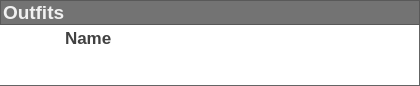
<?xml version="1.0" encoding="UTF-8"?>
<ui version="4.0">
 <class>RocketAvatarWidget</class>
 <widget class="QWidget" name="RocketAvatarWidget">
  <property name="geometry">
   <rect>
    <x>0</x>
    <y>0</y>
    <width>420</width>
    <height>86</height>
   </rect>
  </property>
  <property name="styleSheet">
   <string notr="true">QWidget#RocketAvatarWidget {
	background-color: transparent;
}

QLabel#labelSubtitle {
	font-family: &quot;Arial&quot;;
	font-size: 12px;
	color: rgb(115, 115, 115);
	font-weight: bold;
	padding-left: 4px;
}

QLabel#labelAuthor, #labelGender {
	font-family: &quot;Arial&quot;;
	font-size: 12px;
	color: rgb(115, 115, 115);
	font-weight: bold;
	padding-left: 4px;
}

QFrame#frameHeader { 
	background-color: rgb(115, 115, 115);
}

QLabel#labelHeader {
	font-family: &quot;Arial&quot;;
	font-size: 19px;
	color: rgb(241, 241, 241);
	font-weight: bold;
}

QLabel#labelVariations {
	font-family: &quot;Arial&quot;;
	font-size: 21px;
	color: rgba(130, 130, 130, 200);
	font-weight: bold;
}</string>
  </property>
  <layout class="QVBoxLayout" name="verticalLayout_2">
   <property name="spacing">
    <number>0</number>
   </property>
   <property name="margin">
    <number>0</number>
   </property>
   <item>
    <widget class="QFrame" name="frameHeader">
     <property name="minimumSize">
      <size>
       <width>0</width>
       <height>25</height>
      </size>
     </property>
     <property name="maximumSize">
      <size>
       <width>16777215</width>
       <height>25</height>
      </size>
     </property>
     <property name="styleSheet">
      <string notr="true"/>
     </property>
     <property name="frameShape">
      <enum>QFrame::StyledPanel</enum>
     </property>
     <property name="frameShadow">
      <enum>QFrame::Raised</enum>
     </property>
     <layout class="QHBoxLayout" name="horizontalLayout">
      <property name="spacing">
       <number>0</number>
      </property>
      <property name="margin">
       <number>2</number>
      </property>
      <item>
       <widget class="QLabel" name="labelHeader">
        <property name="text">
         <string>Outfits</string>
        </property>
       </widget>
      </item>
     </layout>
    </widget>
   </item>
   <item>
    <widget class="QFrame" name="frameContent">
     <property name="styleSheet">
      <string notr="true">QFrame#frameContent { background-color: rgba(255, 255, 255, 255); border: 0px; border-bottom: 1px solid rgb(100, 100, 100); border-right: 1px solid rgb(100, 100, 100); border-radius: 0px; }</string>
     </property>
     <layout class="QHBoxLayout" name="horizontalLayout_2" stretch="0,10,0">
      <property name="leftMargin">
       <number>6</number>
      </property>
      <property name="topMargin">
       <number>0</number>
      </property>
      <property name="rightMargin">
       <number>2</number>
      </property>
      <property name="bottomMargin">
       <number>0</number>
      </property>
      <item>
       <layout class="QVBoxLayout" name="imageLayout">
        <property name="spacing">
         <number>0</number>
        </property>
        <property name="topMargin">
         <number>5</number>
        </property>
        <property name="bottomMargin">
         <number>5</number>
        </property>
        <item>
         <widget class="QLabel" name="labelIcon">
          <property name="minimumSize">
           <size>
            <width>50</width>
            <height>50</height>
           </size>
          </property>
          <property name="maximumSize">
           <size>
            <width>50</width>
            <height>50</height>
           </size>
          </property>
          <property name="text">
           <string/>
          </property>
          <property name="alignment">
           <set>Qt::AlignLeading|Qt::AlignLeft|Qt::AlignTop</set>
          </property>
         </widget>
        </item>
        <item>
         <spacer name="verticalSpacer">
          <property name="orientation">
           <enum>Qt::Vertical</enum>
          </property>
          <property name="sizeHint" stdset="0">
           <size>
            <width>1</width>
            <height>1</height>
           </size>
          </property>
         </spacer>
        </item>
       </layout>
      </item>
      <item>
       <layout class="QVBoxLayout" name="labelLayout">
        <property name="spacing">
         <number>0</number>
        </property>
        <property name="topMargin">
         <number>3</number>
        </property>
        <property name="bottomMargin">
         <number>3</number>
        </property>
        <item>
         <widget class="QLabel" name="labelTitle">
          <property name="styleSheet">
           <string notr="true">QLabel#labelTitle { color: rgb(65, 65, 65); font-family: &quot;Arial&quot;; font-size: 17px; font-weight: bold; padding-left: 3px; }
</string>
          </property>
          <property name="text">
           <string>Name</string>
          </property>
          <property name="wordWrap">
           <bool>true</bool>
          </property>
          <property name="indent">
           <number>0</number>
          </property>
         </widget>
        </item>
        <item>
         <widget class="QLabel" name="labelSubtitle">
          <property name="sizePolicy">
           <sizepolicy hsizetype="Preferred" vsizetype="Expanding">
            <horstretch>0</horstretch>
            <verstretch>0</verstretch>
           </sizepolicy>
          </property>
          <property name="text">
           <string/>
          </property>
          <property name="alignment">
           <set>Qt::AlignLeading|Qt::AlignLeft|Qt::AlignTop</set>
          </property>
          <property name="indent">
           <number>0</number>
          </property>
         </widget>
        </item>
        <item>
         <layout class="QHBoxLayout" name="horizontalLayout_4">
          <item>
           <widget class="QLabel" name="labelAuthor">
            <property name="alignment">
             <set>Qt::AlignLeading|Qt::AlignLeft|Qt::AlignTop</set>
            </property>
            <property name="indent">
             <number>0</number>
            </property>
           </widget>
          </item>
          <item>
           <widget class="QLabel" name="labelGender">
            <property name="sizePolicy">
             <sizepolicy hsizetype="Expanding" vsizetype="Expanding">
              <horstretch>0</horstretch>
              <verstretch>0</verstretch>
             </sizepolicy>
            </property>
            <property name="text">
             <string/>
            </property>
            <property name="alignment">
             <set>Qt::AlignRight|Qt::AlignTop|Qt::AlignTrailing</set>
            </property>
            <property name="indent">
             <number>0</number>
            </property>
           </widget>
          </item>
         </layout>
        </item>
       </layout>
      </item>
      <item>
       <layout class="QVBoxLayout" name="verticalLayout">
        <property name="spacing">
         <number>0</number>
        </property>
        <property name="rightMargin">
         <number>3</number>
        </property>
        <property name="bottomMargin">
         <number>0</number>
        </property>
        <item>
         <widget class="QLabel" name="labelVariations">
          <property name="sizePolicy">
           <sizepolicy hsizetype="Preferred" vsizetype="Expanding">
            <horstretch>0</horstretch>
            <verstretch>0</verstretch>
           </sizepolicy>
          </property>
          <property name="toolTip">
           <string>Number of variations</string>
          </property>
          <property name="styleSheet">
           <string notr="true"/>
          </property>
          <property name="lineWidth">
           <number>0</number>
          </property>
          <property name="text">
           <string/>
          </property>
          <property name="alignment">
           <set>Qt::AlignRight|Qt::AlignTop|Qt::AlignTrailing</set>
          </property>
          <property name="indent">
           <number>0</number>
          </property>
         </widget>
        </item>
        <item>
         <layout class="QHBoxLayout" name="horizontalLayout_3">
          <property name="spacing">
           <number>3</number>
          </property>
          <property name="bottomMargin">
           <number>9</number>
          </property>
          <item>
           <spacer name="horizontalSpacer">
            <property name="orientation">
             <enum>Qt::Horizontal</enum>
            </property>
            <property name="sizeHint" stdset="0">
             <size>
              <width>1</width>
              <height>1</height>
             </size>
            </property>
           </spacer>
          </item>
          <item>
           <widget class="QLabel" name="labelIconVariations">
            <property name="minimumSize">
             <size>
              <width>18</width>
              <height>17</height>
             </size>
            </property>
            <property name="maximumSize">
             <size>
              <width>18</width>
              <height>17</height>
             </size>
            </property>
            <property name="toolTip">
             <string>This avatar has variations</string>
            </property>
            <property name="styleSheet">
             <string notr="true"/>
            </property>
            <property name="lineWidth">
             <number>0</number>
            </property>
            <property name="text">
             <string/>
            </property>
            <property name="pixmap">
             <pixmap resource="RocketPlugin.qrc">:/images/icon-avatar.png</pixmap>
            </property>
            <property name="alignment">
             <set>Qt::AlignCenter</set>
            </property>
            <property name="indent">
             <number>0</number>
            </property>
           </widget>
          </item>
         </layout>
        </item>
       </layout>
      </item>
     </layout>
    </widget>
   </item>
  </layout>
 </widget>
 <resources>
  <include location="RocketPlugin.qrc"/>
 </resources>
 <connections/>
</ui>
